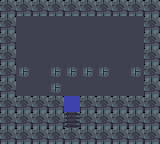

The image is a tile-based game level rendered from a .tmx file. Its description and complete source (layers, tilesets, objects, tile grids) follow:
An orthogonal 10x9 tile map with 16x16 px tiles, 1 tile layer (terrain) and 2 objects.

<map version="1.10" tiledversion="1.11.2" orientation="orthogonal" renderorder="right-down" width="10" height="9" tilewidth="16" tileheight="16" infinite="0" nextlayerid="3" nextobjectid="3">
 <properties>
  <property name="name" value="Over the Fence" />
  <property name="author" value="moineau" />
  <property name="goldMoves" type="int" value="21" />
  <property name="goldTime" type="int" value="4" />
 </properties>
 <tileset firstgid="1" source="tileset.tsx" />
 <layer id="1" name="terrain" width="10" height="9">
  <data encoding="csv">
4,4,4,4,4,4,4,4,4,4,
4,1,1,1,1,1,1,1,1,4,
4,1,1,1,1,1,1,1,1,4,
4,1,1,1,1,1,1,1,1,4,
4,2,1,2,2,2,2,1,2,4,
4,1,1,2,1,1,1,1,1,4,
4,4,4,4,3,4,4,4,4,4,
4,4,4,4,5,4,4,4,4,4,
4,4,4,4,4,4,4,4,4,4
</data>
 </layer>
 <objectgroup id="2" name="objects">
  <object id="1" gid="6" x="16" y="32" width="16" height="16" />
  <object id="2" gid="9" x="64" y="48" width="16" height="16" />
 </objectgroup>
</map>
